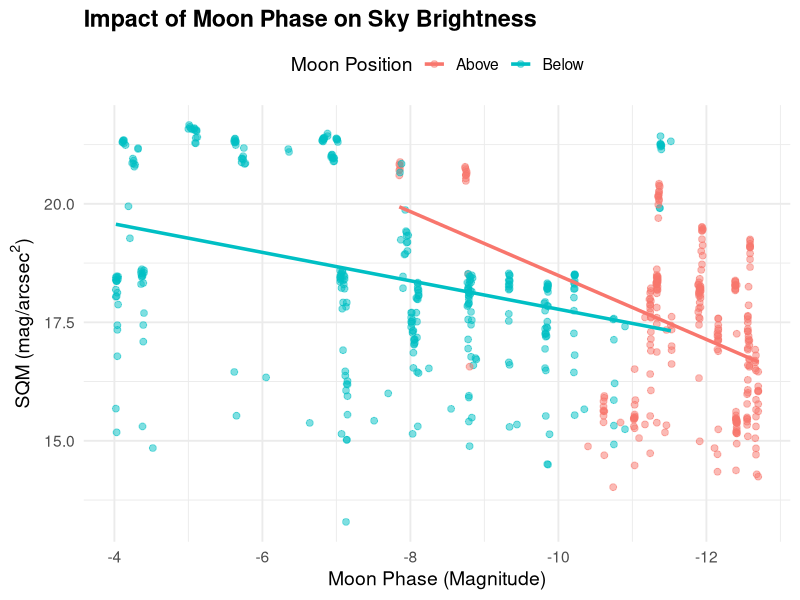
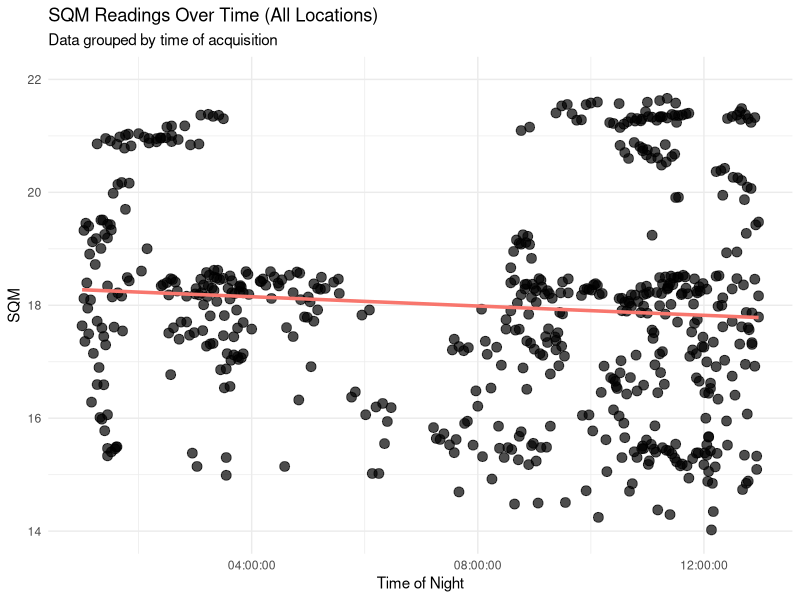
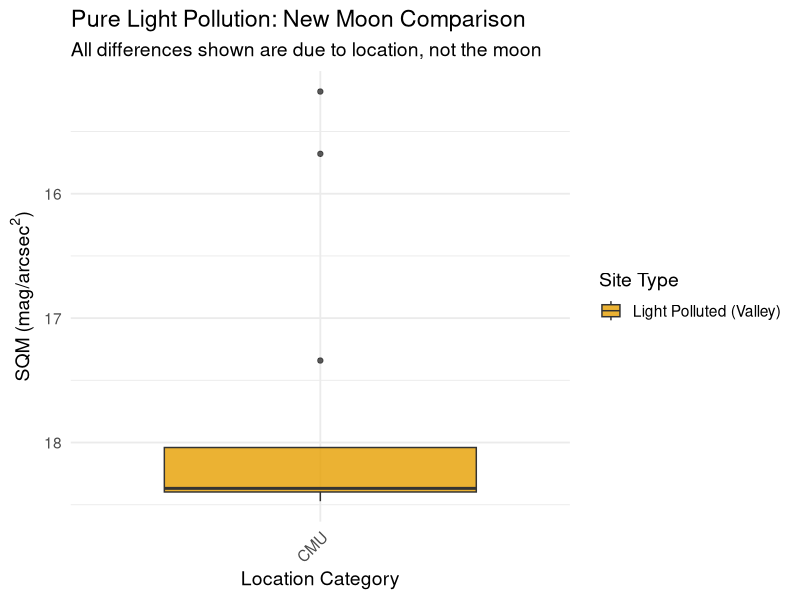

Generate these figures, in order, with R:
# ==============================================================================
# SQM Data Analysis (CMU) - RStudio Edition
# Author: Ethan Otto
# ==============================================================================

# ==============================================================================
# PART 0: R CRASH COURSE (For Python / Mathematica Users)
# ==============================================================================
# Welcome! Since you are used to Python/Mathematica, here are a few R quirks:
# 1. Assignment: R uses `<-` instead of `=` for assigning variables. 
# 2. Help: Type `?` before any function (e.g., `?mean`) to open the help menu.
# 3. Pipes: The `|>` symbol passes data from one step to the next. 
#    It is exactly like method chaining in Python (e.g., df.filter().groupby()).

# Let's play with a built-in toy dataset called 'mtcars' (Motor Trend Car Road Tests)
print("Loading toy dataset...")
toy_data <- mtcars 

# View() opens the dataframe in a nice spreadsheet tab in RStudio (like a Pandas DataFrame)
View(toy_data)

# Here is how we filter and summarize data using the pipe `|>`
# (We need the tidyverse package for this, which we load in Part 1)
# 
# example_summary <- toy_data |>
#   filter(cyl == 4) |>                 # Keep only 4-cylinder cars
#   summarise(avg_mpg = mean(mpg))      # Calculate the average MPG
# 
# print(example_summary)

# ==============================================================================
# PART 1: SETUP AND DATA IMPORT
# ==============================================================================
# tidyverse includes dplyr (for data wrangling) and ggplot2 (for graphing)
library(tidyverse)
library(lubridate)
library(hms)
library(lmtest)

# Set your working directory in RStudio (Session -> Set Working Directory) 
# before running this line to ensure it finds your CSV.
data <- read.csv("Research_Data_Final.csv", stringsAsFactors = FALSE)

# ==============================================================================
# PART 2: FILTERING & CALCULATION FUNCTIONS
# ==============================================================================

manual_filter <- function(data) {
  # Limiting to 29 columns to drop trailing empty/unnecessary Excel columns
  dat_filt <- data[, 1:29] |>
    mutate(
      Date_Time = parse_date_time(paste(Date, Time), orders = c("mdy_HMS", "mdy_HM", "ymd_HMS", "ymd_HM")),
      hour_of_day = hour(Date_Time), 
      Night_of = if_else(hour_of_day < 12, as.Date(Date_Time) - days(1), as.Date(Date_Time))
    ) |>
    filter(!is.na(Date_Time))
  return(dat_filt)
}

manual_calculations <- function(data) {
  dat_filt <- manual_filter(data)
  
  dat_filt |>
    mutate(reading_group = (row_number() - 1) %/% 6) |>
    group_by(reading_group, Night_of, hour_of_day, Location, Date_Time, Category, 
             Weather_Conditions, Cloud_Cover, Clouds, Moon_Phase_Pcnt, 
             Moon_Alt_Calc, Moon_Az_Calc, Moon_Phase_Name, Phase_Angle_Calc,
             Moon_Magnitude, Extra_Variables, Sun_Alt_Calc) |>
    summarise(
      SQM1_mean = mean(SQM1, na.rm = TRUE),
      SQM2_mean = mean(SQM2, na.rm = TRUE),
      sd1 = sd(SQM1, na.rm = TRUE) / sqrt(sum(!is.na(SQM1))),
      sd2 = sd(SQM2, na.rm = TRUE) / sqrt(sum(!is.na(SQM2))),
      .groups = "drop"
    ) |>
    mutate(
      SQM = (SQM1_mean + SQM2_mean) / 2,
      variance = (sd1 + sd2) / 2
    )
}

extract_extra_variables <- function(data) {
  data |>
    mutate(
      Extra_Variables = replace_na(Extra_Variables, ""),
      is_baseline    = str_detect(Extra_Variables, "Baseline"),
      is_car_on      = str_detect(Extra_Variables, "Car_On"),
      true_dark_baseline = if_else(Category %in% c("GMO", "Highline_Lake", "Grand_Mesa", "Monument", "Moab"), TRUE, FALSE)
    )
}

moon_filter <- function(data, site_category = "All") {
  if (site_category != "All") {
    data <- data |> filter(Category == site_category)
  }
  
  data |>
    mutate(
      across(c(Moon_Phase_Pcnt, Moon_Magnitude, SQM, variance, Moon_Alt_Calc), as.numeric),
      above = Moon_Alt_Calc > 0,
      above_below = ifelse(Moon_Alt_Calc > 0, "Above", "Below")
    )
}

# ==============================================================================
# PART 3: DATA PROCESSING EXECUTION
# ==============================================================================

# Applying our functions cleanly using the pipe operator
sqm_mean <- manual_calculations(data) |>
  extract_extra_variables()

# Generate main dataset
all_moon_data <- moon_filter(sqm_mean, "All")

# Subsets for specific testing
clean_moon_data <- subset(all_moon_data, Sun_Alt_Calc <= -18) # True astronomical night
new_moon_data <- sqm_mean |> filter(Moon_Phase_Name %in% c("New Moon", "New_Moon"))

# Isolate consecutive readings for same-day tracking
consecutive_sqm <- clean_moon_data |>
  group_by(Category, Location, Night_of) |>
  filter(n_distinct(Date_Time) > 1) |>
  ungroup() |>
  arrange(Category, Night_of, Date_Time)

# ==============================================================================
# PART 4: CORE STATISTICAL MODELING
# ==============================================================================

# 1. Weighted Non-Linear Least Squares (Lunar Impact)
cat("\n--- WNLS Model: Lunar Impact ---\n")
lunar_wnls <- nls(SQM ~ base_sqm + Above * as.logical(above), 
                  data = clean_moon_data,
                  start = list(base_sqm = 16.59, Above = -1),
                  weights = variance)
print(summary(lunar_wnls))

# 2. Best General Model: Lunar Impact by Location
cat("\n--- Linear Model: Lunar Impact by Location ---\n")
location_lunar_lm <- lm(SQM ~ Moon_Magnitude + Moon_Alt_Calc * Category, data = clean_moon_data)
print(summary(location_lunar_lm))
bptest(location_lunar_lm) # Check homoscedasticity

# 3. Pure Light Dome Effect (New Moon Only)
cat("\n--- Linear Model: Pure Light Dome (No Moon) ---\n")
pure_light_dome_lm <- lm(SQM ~ true_dark_baseline, data = new_moon_data)
print(summary(pure_light_dome_lm))

# ==============================================================================
# PART 5: PRESENTATION VISUALIZATIONS
# ==============================================================================

# Plot 1: SQM vs Moon Brightness
p1 <- ggplot(all_moon_data, aes(x = Moon_Magnitude, y = SQM, color = above_below)) +
  scale_x_reverse() +
  geom_point(alpha = 0.5, size = 2) + 
  geom_smooth(method = "lm", se = FALSE, linewidth = 1.2) +
  labs(
    title = "Impact of Moon Phase on Sky Brightness",
    x = "Moon Phase (Magnitude)",
    y = expression("SQM (mag/arcsec"^2*")"),
    color = "Moon Position"
  ) +
  theme_minimal(base_size = 14) + 
  theme(legend.position = "top", plot.title = element_text(face = "bold"))
#print(p1)

# Plot 2: SQM Over Time of Night
p2 <- ggplot(data = all_moon_data, aes(x = as_hms(Date_Time), y = SQM)) +
  geom_point(size = 3, alpha = 0.7) + 
  geom_smooth(method = "lm", se = FALSE, color = "#F8766D", linewidth = 1.2) +
  scale_x_time(name = "Time of Night", breaks = hms::hms(hours = c(0, 4, 8, 12, 16, 20, 24))) +
  coord_cartesian(ylim = c(14, 22)) + 
  labs(
    title = "SQM Readings Over Time (All Locations)",
    subtitle = "Data grouped by time of acquisition"
  ) +
  theme_minimal()
#print(p2)

# Plot 3: Pure Light Pollution Comparison (New Moon Data)
p3 <- ggplot(new_moon_data, aes(x = reorder(Category, -SQM), y = SQM, fill = true_dark_baseline)) +
  geom_boxplot(alpha = 0.8) +
  scale_y_reverse() + 
  scale_fill_manual(values = c("FALSE" = "#E69F00", "TRUE" = "#56B4E9"),
                    labels = c("Light Polluted (Valley)", "True Dark Sky (Baseline)")) +
  theme_minimal(base_size = 14) +
  labs(
    title = "Pure Light Pollution: New Moon Comparison",
    subtitle = "All differences shown are due to location, not the moon",
    x = "Location Category",
    y = expression("SQM (mag/arcsec"^2*")"),
    fill = "Site Type"
  ) +
  theme(axis.text.x = element_text(angle = 45, hjust = 1))
#print(p3)

# To save a plot for your presentation/paper, use:
# ggsave("light_pollution_boxplot.png", plot = p3, width = 8, height = 5)
